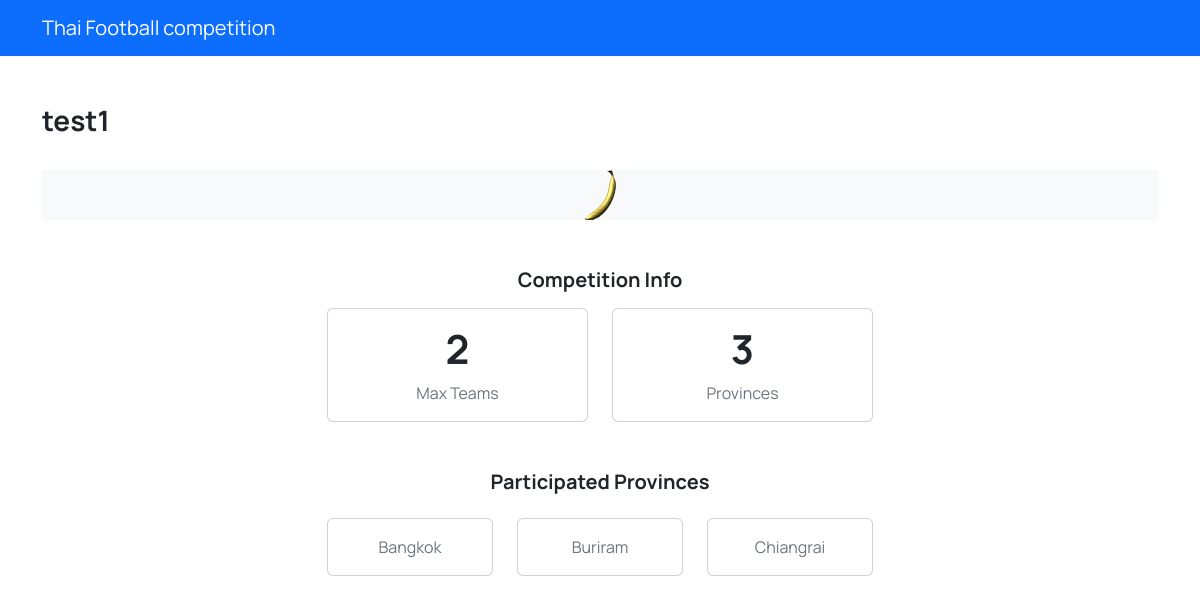
/competition-detail.php?competition_slug=test, run on the app's committed database.
### tables this page shows
CREATE TABLE `competitions` (
  `id` int(11) NOT NULL,
  `name` varchar(60) NOT NULL,
  `slug` varchar(60) NOT NULL,
  `max_teams` int(11) NOT NULL,
  `banner` text DEFAULT NULL
);

CREATE TABLE `allowed_provinces` (
  `id` int(11) NOT NULL,
  `competitions_id` int(11) NOT NULL,
  `provinces_id` int(11) NOT NULL
);

CREATE TABLE `provinces` (
  `id` int(11) NOT NULL,
  `name` varchar(60) NOT NULL
);

### competition-detail.php (the view, shortened to what this page needs)
<?php
	include_once('connect.php');
?>
	<?php
		$slug = $_GET['competition_slug'];
		$sql = "SELECT c.* , COUNT(ap.provinces_id) as count_provinces FROM competitions as c LEFT JOIN allowed_provinces as ap ON c.id = ap.competitions_id WHERE c.slug = '$slug'";
		$result = $conn->query($sql);
		$competition = mysqli_fetch_array($result);
	?>
<!DOCTYPE html>
<html lang="en">
<head>
  <link rel="stylesheet" href="css/bootstrap.css" />
</head>
<body>
  <nav class="navbar navbar-expand-lg navbar-dark bg-primary">
    <div class="container">
      <a class="navbar-brand" href="competitionlist.php">Thai Football competition</a>
    </div>
  </nav>
  <main class="container py-5">
    <section class="mb-4 d-flex align-items-center justify-content-between">
      <header>
        <h3><?=$competition['name']?></h3>
      </header>
    </section>
    <div class="bg-light text-center">
		<img src="images/<?=$competition['banner']?>" class="img-fluid">
    </div>
    <section class="my-5">
      <header class="text-center mb-3">
        <h5>Competition Info</h5>
      </header>
      <div class="row justify-content-center">
        <div class="col-md-3 col-sm-6">
          <div class="card">
            <div class="card-body text-center py-3">
              <h1><?=$competition['max_teams']?></h1>
              <p class="text-muted mb-0">Max Teams</p>
            </div>
          </div>
        </div>
        <div class="col-md-3 col-sm-6">
          <div class="card">
            <div class="card-body text-center py-3">
              <h1><?=$competition['count_provinces']?></h1>
              <p class="text-muted mb-0">Provinces</p>
            </div>
          </div>
        </div>
      </div>
    </section>
    <section class="my-5">
      <header class="text-center">
        <h5>Participated Provinces</h5>
      </header>
      <div class="row justify-content-center">
		<?php
			$sql = "SELECT * FROM allowed_provinces AS ap INNER JOIN provinces AS p ON ap.provinces_id = p.id WHERE ap.competitions_id = ".$competition['id'];
			$result = $conn->query($sql);
			while($row = mysqli_fetch_array($result)){
		?>
        <div class="col-md-2 col-sm-6 mt-3">
          <div class="card">
            <div class="card-body text-center py-3">
              <span class="text-muted"><?=$row['name']?></span>
            </div>
          </div>
        </div>
		 <?php
			}
		  ?>
      </div>
    </section>
  </main>
</body>
</html>

### data on the page
competitions: name "test1", banner (picture), max_teams "2"
allowed_provinces: provinces.name "Bangkok"
allowed_provinces: provinces.name "Buriram"
allowed_provinces: provinces.name "Chiangrai"

### other printed values
$competition['count_provinces'] "3"
